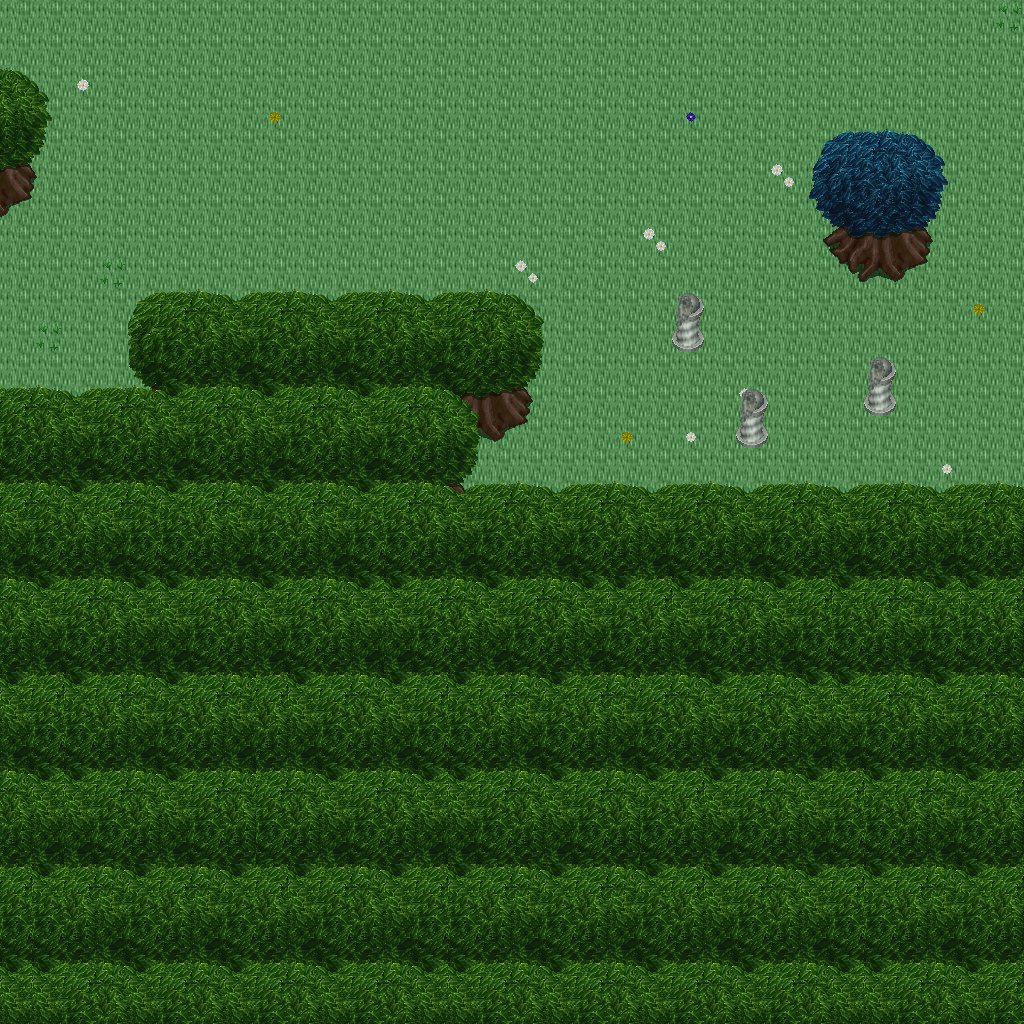

The image is a tile-based game level rendered from a .tmx file. Its description and source (layers, tilesets, objects; grid data summarised) follow:
An orthogonal 32x32 tile map with 32x32 px tiles, 5 tile layers (Ground, Objects, Objects2, Above, ...), 1 hidden layer not drawn, 27 tilesets.

<map version="1.10" tiledversion="1.11.0" orientation="orthogonal" renderorder="right-down" width="32" height="32" tilewidth="32" tileheight="32" infinite="0" nextlayerid="11" nextobjectid="1">
 <tileset firstgid="1" name="ground_ground" tilewidth="32" tileheight="32" tilecount="33" columns="3">
  <image source="../drawable/ground_ground.png" width="96" height="352" />
 </tileset>
 <tileset firstgid="34" name="ground_grass_edges" tilewidth="32" tileheight="32" tilecount="36" columns="12">
  <image source="../drawable/ground_grass_edges.png" width="384" height="96" />
 </tileset>
 <tileset firstgid="70" name="ground_grass_corners" tilewidth="32" tileheight="32" tilecount="24" columns="6">
  <image source="../drawable/ground_grass_corners.png" width="192" height="128" />
 </tileset>
 <tileset firstgid="94" name="plant_grasses" tilewidth="32" tileheight="32" tilecount="6" columns="3">
  <image source="../drawable/plant_grasses.png" width="96" height="64" />
 </tileset>
 <tileset firstgid="100" name="plant_flower_daisy_blue" tilewidth="32" tileheight="32" tilecount="8" columns="2">
  <image source="../drawable/plant_flower_daisy_blue.png" width="64" height="128" />
 </tileset>
 <tileset firstgid="108" name="plant_flower_daisy_yellow" tilewidth="32" tileheight="32" tilecount="8" columns="2">
  <image source="../drawable/plant_flower_daisy_yellow.png" width="64" height="128" />
 </tileset>
 <tileset firstgid="116" name="plant_flower_daisy_red" tilewidth="32" tileheight="32" tilecount="8" columns="2">
  <image source="../drawable/plant_flower_daisy_red.png" width="64" height="128" />
 </tileset>
 <tileset firstgid="124" name="plant_flower_daisy_white" tilewidth="32" tileheight="32" tilecount="8" columns="2">
  <image source="../drawable/plant_flower_daisy_white.png" width="64" height="128" />
 </tileset>
 <tileset firstgid="132" name="logic_collision" tilewidth="32" tileheight="32" tilecount="1" columns="1">
  <image source="../drawable/logic_collision.png" width="32" height="32" />
 </tileset>
 <tileset firstgid="133" name="plant_tree_tree_green" tilewidth="32" tileheight="32" tilecount="88" columns="8">
  <image source="../drawable/plant_tree_tree_green.png" width="256" height="352" />
 </tileset>
 <tileset firstgid="221" name="object_tent" tilewidth="32" tileheight="32" tilecount="9" columns="3">
  <image source="../drawable/object_tent.png" width="96" height="96" />
 </tileset>
 <tileset firstgid="230" name="logic_item_herb" tilewidth="32" tileheight="32" tilecount="5" columns="5">
  <image source="../drawable/logic_item_herb.png" width="160" height="32" />
 </tileset>
 <tileset firstgid="235" name="logic_item_resources" tilewidth="32" tileheight="32" tilecount="6" columns="6">
  <image source="../drawable/logic_item_resources.png" width="192" height="32" />
 </tileset>
 <tileset firstgid="241" name="building_church" tilewidth="32" tileheight="32" tilecount="56" columns="8">
  <image source="../drawable/building_church.png" width="256" height="224" />
 </tileset>
 <tileset firstgid="297" name="logic_creature_albino_elf" tilewidth="32" tileheight="32" tilecount="5" columns="5">
  <image source="../drawable/logic_creature_albino_elf.png" width="160" height="32" />
 </tileset>
 <tileset firstgid="302" name="item_statue_broken_green_column" tilewidth="32" tileheight="32" tilecount="2" columns="1">
  <image source="../drawable/item_statue_broken_green_column.png" width="32" height="64" />
 </tileset>
 <tileset firstgid="304" name="plant_tree_spruce" tilewidth="32" tileheight="32" tilecount="6" columns="2">
  <image source="../drawable/plant_tree_spruce.png" width="64" height="96" />
 </tileset>
 <tileset firstgid="310" name="plant_tree_pine_snowy" tilewidth="32" tileheight="32" tilecount="6" columns="2">
  <image source="../drawable/plant_tree_pine_snowy.png" width="64" height="96" />
 </tileset>
 <tileset firstgid="316" name="logic_creature_ent" tilewidth="32" tileheight="32" tilecount="4" columns="4">
  <image source="../drawable/logic_creature_ent.png" width="128" height="32" />
 </tileset>
 <tileset firstgid="320" name="logic_item_mushroom" tilewidth="32" tileheight="32" tilecount="6" columns="6">
  <image source="../drawable/logic_item_mushroom.png" width="192" height="32" />
 </tileset>
 <tileset firstgid="326" name="plant_tree_tree_blue" tilewidth="32" tileheight="32" tilecount="25" columns="5">
  <image source="../drawable/plant_tree_tree_blue.png" width="160" height="160" />
 </tileset>
 <tileset firstgid="351" name="ground_pothole" tilewidth="32" tileheight="32" tilecount="4" columns="4">
  <image source="../drawable/ground_pothole.png" width="128" height="32" />
 </tileset>
 <tileset firstgid="355" name="logic_portal" tilewidth="32" tileheight="32" tilecount="24" columns="8">
  <image source="../drawable/logic_portal.png" width="256" height="96" />
 </tileset>
 <tileset firstgid="379" name="logic_creature_mythical_being" tilewidth="32" tileheight="32" tilecount="24" columns="8">
  <image source="../drawable/logic_creature_mythical_being.png" width="256" height="96" />
 </tileset>
 <tileset firstgid="403" name="furniture_light_roots_lamp" tilewidth="32" tileheight="32" tilecount="6" columns="2">
  <image source="../drawable/furniture_light_roots_lamp.png" width="64" height="96" />
 </tileset>
 <tileset firstgid="409" name="light_dim_light_7x5" tilewidth="32" tileheight="32" tilecount="35" columns="7">
  <image source="../drawable/light_dim_light_7x5.png" width="224" height="160" />
 </tileset>
 <tileset firstgid="444" name="light_light_5x5" tilewidth="32" tileheight="32" tilecount="25" columns="5">
  <image source="../drawable/light_light_5x5.png" width="160" height="160" />
 </tileset>
 <layer id="1" name="Ground" width="32" height="32">
  <data>[1024 cells, 1024 non-empty, 1 distinct tile ids]</data>
 </layer>
 <layer id="2" name="Objects" width="32" height="32">
  <data>[1024 cells, 44 non-empty, 31 distinct tile ids]</data>
 </layer>
 <layer id="3" name="Objects2" width="32" height="32">
  <data>[1024 cells, 0 non-empty, 0 distinct tile ids]</data>
 </layer>
 <layer id="4" name="Above" width="32" height="32">
  <data>[1024 cells, 652 non-empty, 40 distinct tile ids]</data>
 </layer>
 <layer id="5" name="Above2" width="32" height="32">
  <data>[1024 cells, 0 non-empty, 0 distinct tile ids]</data>
 </layer>
 <layer id="6" name="Walkable" width="32" height="32" visible="0">
  <data>[1024 cells, 515 non-empty, 1 distinct tile ids]</data>
 </layer>
 <objectgroup id="7" name="Mapevents" />
 <objectgroup id="8" name="Spawn" />
 <objectgroup id="9" name="Keys" />
 <objectgroup id="10" name="Replace" />
</map>
